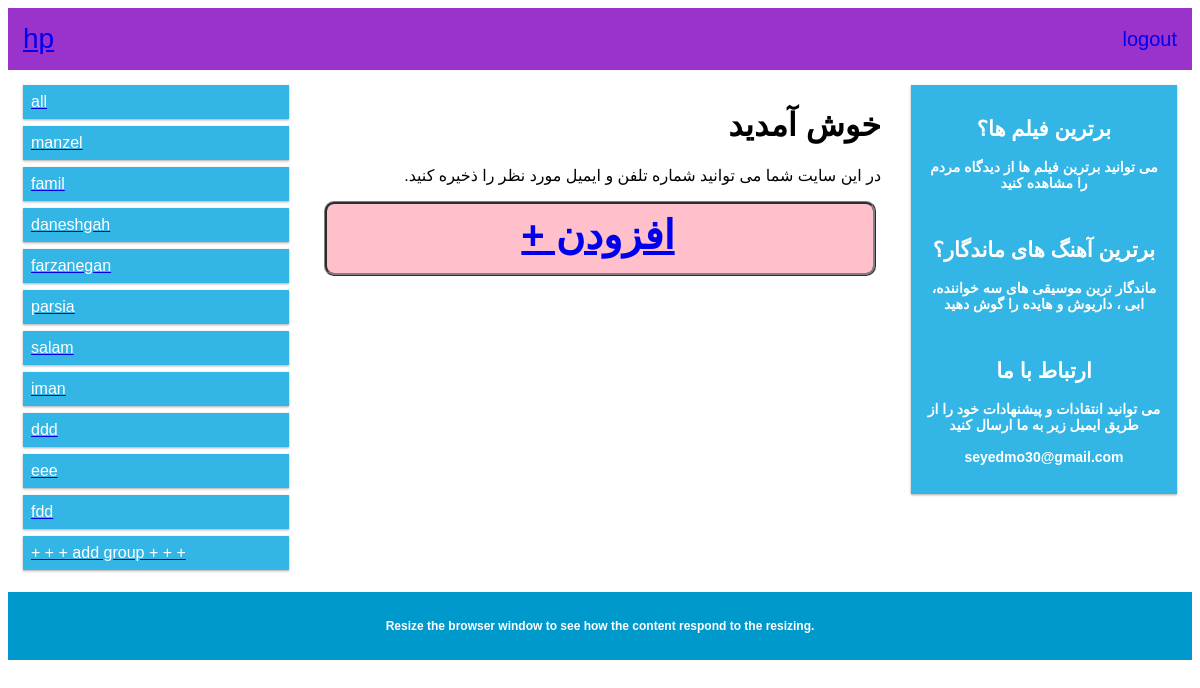
/contacts/1/ (signed in), run on the app's committed database.
### phone/models.py (models this page shows, shortened)
class Grp(models.Model):
    name=models.CharField(max_length=30)
    user=models.ForeignKey(User,on_delete=models.CASCADE)

### phone/views.py (the view)
# urls.py: path('contacts/<int:grp_id>/',views.contacts ,name='contacts'),
@login_required(login_url="signup")
def contacts(request,grp_id = ''):
        if grp_id:
            group_id=get_object_or_404(Grp,pk=grp_id)
            contacts=Phone.objects.all().filter(user=request.user).filter(group=group_id)
            groups=Grp.objects.all().filter(user=request.user)
            return render(request,'phone/index.html',{'contacts':contacts,'groups':groups,'grp_id':group_id.id})
        else:
            contacts=Phone.objects.all().filter(user=request.user)
            groups=Grp.objects.all().filter(user=request.user)
            return render(request,'phone/index.html',{'contacts':contacts,'groups':groups})

### phone/templates/phone/index.html (shortened to what this page needs)
{% extends 'base.html' %}
{% load staticfiles %}
{% block content %}
<div class="row">
<div class="col-3 col-s-3 menu">
  <ul>
		<a href="/contacts">
    <li>all </li>
		</a>
		{%for group in groups%}
		<a href="/contacts/{{group.id}}">
    <li>{{group.name}} </li>
		</a>
		{% endfor %}
			<a href="/add_grp">
	    <li>+ + + add group + + + </li>
			</a>
  </ul>
</div>
<div style="direction:rtl"  class="col-6 col-s-9">
  <h1>خوش آمدید</h1>
  <p>در این سایت شما می توانید شماره تلفن و ایمیل مورد نظر را ذخیره کنید.</p>
	<div >
<a href="{% url 'add'%}">
	<div class="div1" style="background-color:pink;text-align: center;font-size:40px;">
<b>افزودن + <b>
</diV></a>
</div>
</div>
{%endblock%}

### contact/templates/base.html (shortened to what this page needs)
<!DOCTYPE html>
<html>
<head>
</head>
<body>
<div class="header">
  {% if user.is_authenticated %}
  <a href="{% url 'contacts'%}"
  <b style="font-size:28px">{{user}}</b>
</a>
  <a href="javascript:{document.getElementById('logout').submit()}">
  <div style="float:right;margin-top:5px;font-size:20px"> logout </div>
  </a>
{% endif %}
</div>
{% block content %}
{% endblock  %}
<div class="col-3 col-s-12">
  <div class="aside">
    <h2>برترین فیلم ها؟</h2>
    <p>می توانید برترین فیلم ها از دیدگاه مردم را مشاهده کنید</p><br>
    <h2>برترین آهنگ های ماندگار؟</h2>
    <p>ماندگار ترین موسیقی های سه خواننده، ابی ، داریوش و هایده را گوش دهید</p><br>
    <h2>ارتباط با ما</h2>
    <p>می توانید انتقادات و پیشنهادات خود را از طریق ایمیل زیر به ما ارسال کنید<br><br>
	seyedmo30@gmail.com</p>
  </div>
</div>
</div>
<div class="footer">
  <p>Resize the browser window to see how the content respond to the resizing.</p>
</div>
</body>
</html>

### data on the page
Grp: name "manzel"
Grp: name "famil"
Grp: name "daneshgah"
Grp: name "farzanegan"
Grp: name "parsia"
Grp: name "salam"
Grp: name "iman"
Grp: name "ddd"
Grp: name "eee"
Grp: name "fdd"

### other printed values
{{ user }} "hp"
